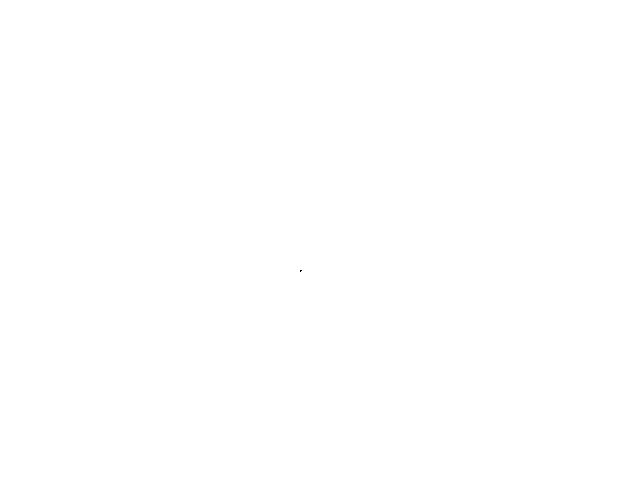
Frame 1 (no input)
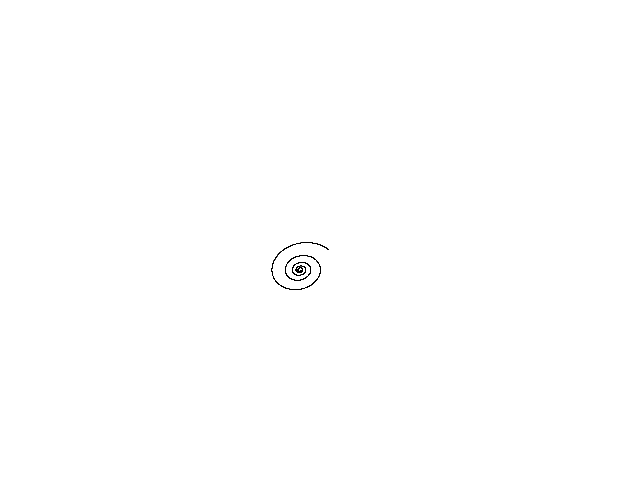
Frame 60 (the mouse pressed at the canvas centre just before this capture)
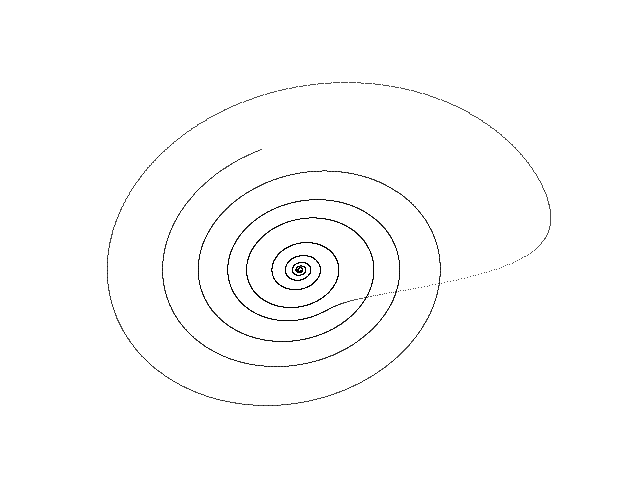
Frame 120 (the mouse held since frame 60 and released just before this capture)

The Processing sketch that drew these frames (run headless with seeded random() and noise(); from frame 60 on, the mouse is pressed at the canvas centre):

// Processing sketch: Rossler
// ── Rossler.pde
// Rossler chaotic attractor //

  float x = 0.1;
  float y = 0.1;
  float z = 0.1;
  float dt = 0.005;
  float a = 0.2;
  float b = 0.2;
  float c = 14.0;


void setup() {
  
  size(640, 480);
  background(255);
  
}

void draw() {
  
  for (int i=0; i<100; i++) {
    
    float nx = x;
    float ny = y;
    float nz = z;
        
    x = nx + dt * (-ny - nz);
    y = ny + dt * (nx + a * ny);
    z = nz + dt * (b + nz * (nx - c));      
  
    point(300 + (11 * x), 270 + (9 * y));
        
  }

}
